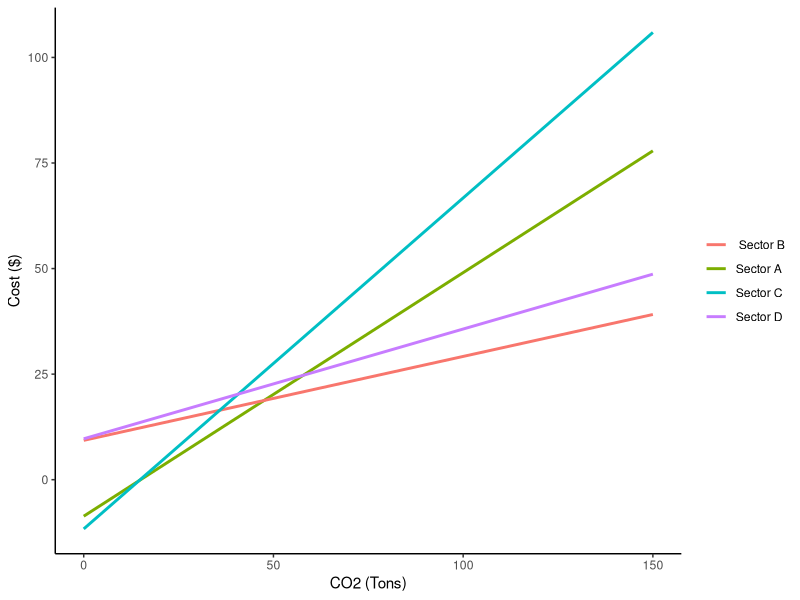

Write R code to recreate this figure.
## ---- chunk 1
knitr::opts_chunk$set(echo = TRUE)
## ---- chunk 2
abate<-read.csv("HW4.csv")
library(tidyverse)
library(ggplot2)

## ---- chunk 3
a<-ggplot(abate,aes(x=Abatement, y=MC_A))+ ##Linear
  geom_point()
sectorA<-lm(data=abate, MC_A~Abatement)
summary(sectorA)

SectorA_Intercept<-sectorA$coefficients[1]
SectorA_Abatement<-sectorA$coefficients['Abatement']

b<-ggplot(abate,aes(x=Abatement, y=MC_B))+ 
  geom_point()

sectorB<-lm(data =abate, MC_B~Abatement)
summary(sectorB)

SectorB_Intercept<-sectorB$coefficients[1]
SectorB_Abatement<-sectorB$coefficients['Abatement']


c<-ggplot(abate,aes(x=Abatement, y=MC_C))+ ##Linear
  geom_point()
sectorC<-lm(data=abate, MC_C~Abatement)
summary(sectorC)

SectorC_Intercept<-sectorC$coefficients[1]
SectorC_Abatement<-sectorC$coefficients['Abatement']

d<-ggplot(abate,aes(x=Abatement, y=MC_D))+ ##NonLinear
  geom_point()
sectorD<-lm(data = abate, MC_D~Abatement)
summary(sectorD)

SectorD_Intercept<-sectorD$coefficients[1]
SectorD_Abatement<-sectorD$coefficients['Abatement']



marginal_graph <- ggplot(abate) +
  geom_smooth(aes(Abatement,MC_A, color="Sector A"), method=lm,se=FALSE) +
  geom_smooth(aes(Abatement,MC_B,color=" Sector B"), method=lm, se=FALSE) +
  geom_smooth(aes(Abatement,MC_C, color="Sector C"), method=lm, se=FALSE) +
  geom_smooth(aes(Abatement,MC_D, color="Sector D"), method=lm, se=FALSE) +
  labs(x = "CO2 (Tons)", y = "Cost ($)") +
  theme_classic()+
  theme(legend.title = element_blank())
  


##Does it plot LM or jsut columns against each other?

marginal_graph

## ---- chunk 4


###Have to find y intercept to find demand curve
##y=mx+b Solve for y
##y=slope(abatement)*x(given)+intercept(calculated from summary)

y_a=SectorA_Abatement*180 + SectorA_Intercept

y_b=SectorB_Abatement*200 + SectorB_Intercept

y_c=SectorC_Abatement*220 + SectorC_Intercept

y_d=SectorD_Abatement*300 + SectorD_Intercept

##coefficients for current carbon

a=180
b=200
c=220
d=300

##NOW LETS FIND THE DEMAND CURVES NOW THAT WE HAVE Y
##DEMAND CURVES ARE "WILLINGNESS TO PAY"

a_demand = function(x) {
  Demand = (y_a/a)*x + a
}

b_demand= function(x) {
  Demand = (y_b/b)*x + b
}

c_demand = function(x) {
  Demand = (y_c/c)*x + c
}

d_demand = function(x) {
  Demand = (y_d/d)*x + d
}


##graph




## ---- chunk 5

